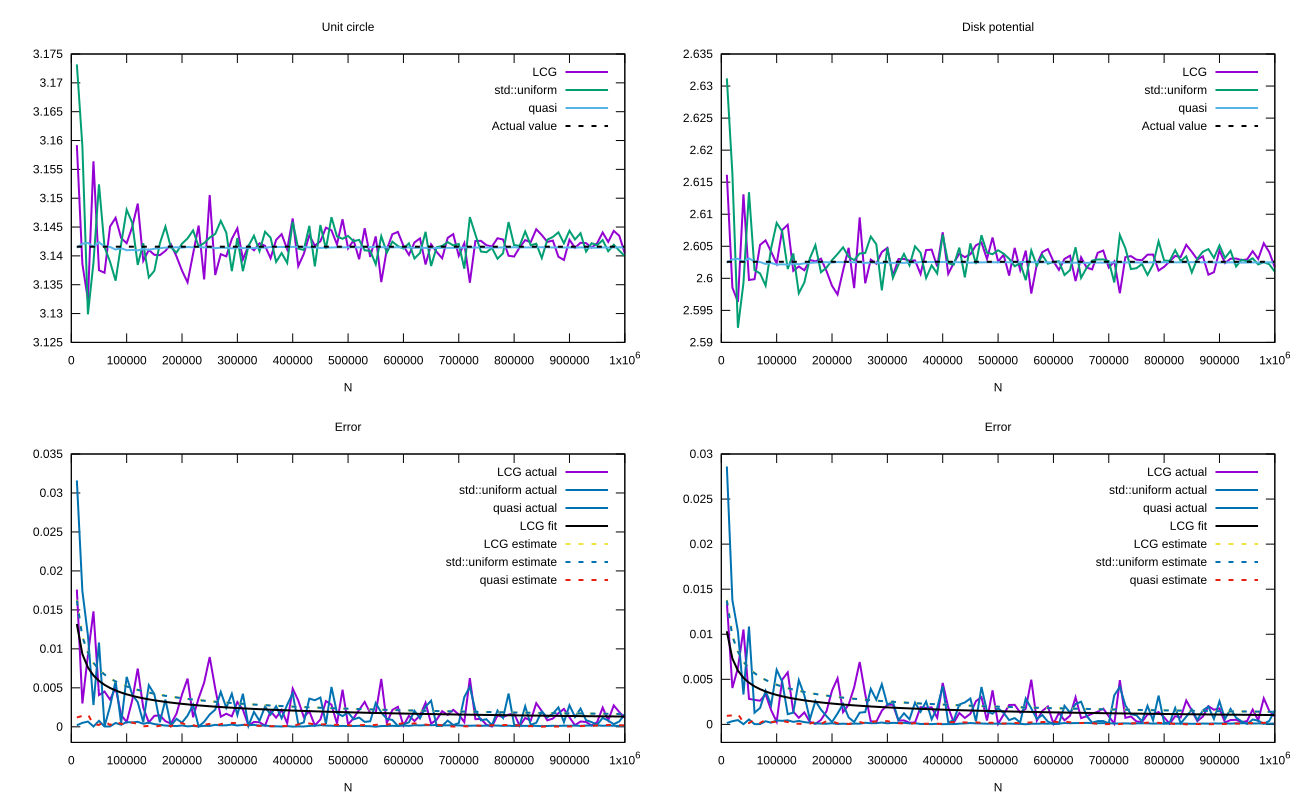

Source code (gnuplot):
set terminal svg size 1300,800

data = ARG1

set xlabel "N"


set multiplot layout 2,2 columns

set title "Unit circle" 
plot data index 0 using 1:3 with lines lw 2 title "LCG",\
	 data index 0 using 1:6 with lines lw 2 title "std::uniform",\
	 data index 0 using 1:9 with lines lw 2 title "quasi",\
	 data index 0 using 1:2 with lines linetype 8 dashtype 2 lw 2 title "Actual value";

f(x) = n/sqrt(x)
fit f(x) data index 0 using 1:5 via n

set title "Error"

plot [*:*][-0.002:*] data index 0 using 1:5 with lines lw 2 title "LCG actual",\
	data index 0 using 1:8 with lines linetype 6 lw 2 title "std::uniform actual",\
	data index 0 using 1:11 with lines linetype 6 lw 2 title "quasi actual",\
	f(x) with lines linetype 8 lw 2 title "LCG fit",\
	data index 0 using 1:4 with lines dashtype 2 lw 2 title "LCG estimate",\
	data index 0 using 1:7 with lines dashtype 2 lw 2 title "std::uniform estimate",\
	data index 0 using 1:10 with lines dashtype 2 lw 2 title "quasi estimate";

set title "Disk potential" 
plot data index 1 using 1:3 with lines lw 2 title "LCG",\
	 data index 1 using 1:6 with lines lw 2 title "std::uniform",\
	 data index 1 using 1:9 with lines lw 2 title "quasi",\
	 data index 1 using 1:2 with lines linetype 8 dashtype 2 lw 2 title "Actual value";

f(x) = n/sqrt(x)
fit f(x) data index 1 using 1:5 via n

set title "Error"

plot [*:*][-0.002:*] data index 1 using 1:5 with lines lw 2 title "LCG actual",\
	data index 1 using 1:8 with lines linetype 6 lw 2 title "std::uniform actual",\
	data index 1 using 1:11 with lines linetype 6 lw 2 title "quasi actual",\
	f(x) with lines linetype 8 lw 2 title "LCG fit",\
	data index 1 using 1:4 with lines dashtype 2 lw 2 title "LCG estimate",\
	data index 1 using 1:7 with lines dashtype 2 lw 2 title "std::uniform estimate",\
	data index 1 using 1:10 with lines dashtype 2 lw 2 title "quasi estimate";
